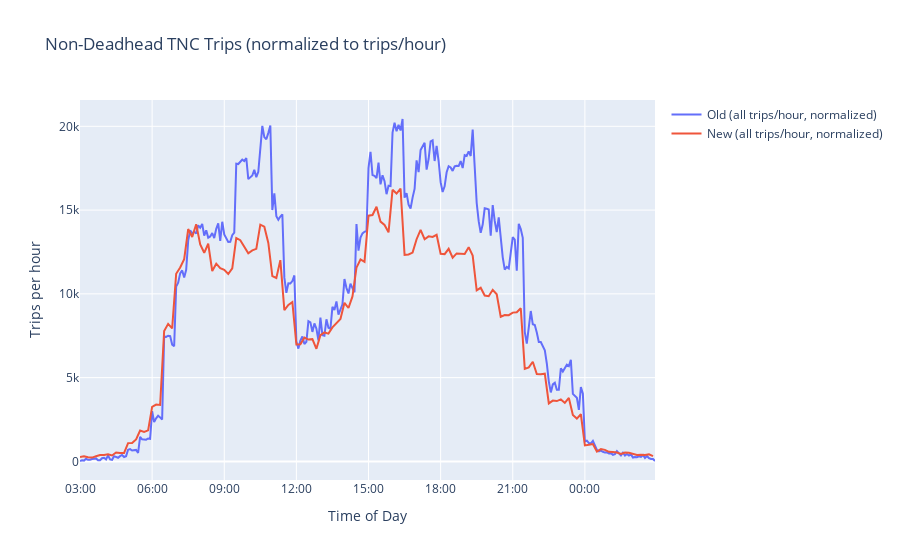

Here is the notebook cell this chart was saved with:
### Markdown cell above
### Non-deadhead trips made by the TNC vehicles

### Code cell
old_bins_all = old_df[old_df.occupancy > 0]["startPeriod"].dropna().astype(int)
new_bins_all = new_df[new_df.is_deadhead == False]["depart_bin"].dropna().astype(int)

old_counts_all = old_bins_all.value_counts().sort_index().reindex(
    pd.RangeIndex(0, old_bins_all.max() + 1), fill_value=0
)
new_counts_all = new_bins_all.value_counts().sort_index().reindex(
    pd.RangeIndex(0, new_bins_all.max() + 1), fill_value=0
)

# normalize to trips/hour
old_rate_all = old_counts_all * (60 / 5)    # 5-min bins : per hour
new_rate_all = new_counts_all * (60 / 10)   # 10-min bins : per hour

old_rate_time = start_time + pd.to_timedelta(old_rate_all.index * 5, unit="m")
new_rate_time = start_time + pd.to_timedelta(new_rate_all.index * 10, unit="m")

fig = go.Figure()
fig.add_trace(go.Scatter(x=old_rate_time, y=old_rate_all.values, mode="lines",
                         name="Old (all trips/hour, normalized)"))
fig.add_trace(go.Scatter(x=new_rate_time, y=new_rate_all.values, mode="lines",
                         name="New (all trips/hour, normalized)"))
fig.update_layout(
    title="Non-Deadhead TNC Trips (normalized to trips/hour)",
    xaxis_title="Time of Day",
    yaxis_title="Trips per hour",
    hovermode="x unified",
    xaxis=dict(tickformat="%H:%M")
)
fig.show()


# Systemwide totals (all trips)
print("Systemwide Non-deadhead TNC Vehicle Trips")
print(f"  Old total trips: {int(old_counts_all.sum()):,}")
print(f"  New total trips: {int(new_counts_all.sum()):,}")

### Figure 1 — Plotly figure (JSON) as saved in the notebook; plotly's stock layout.template omitted (floating-point values rounded to 4 significant figures; data arrays with more than 128 entries replaced by an {"elided": "..."} marker saying what was removed)
{"data": [{"mode": "lines", "name": "Old (all trips/hour, normalized)", "type": "scatter", "x": {"elided": "288 str values"}, "y": {"elided": "288 float values"}}, {"mode": "lines", "name": "New (all trips/hour, normalized)", "type": "scatter", "x": {"elided": "144 str values"}, "y": {"elided": "144 float values"}}], "layout": {"hovermode": "x unified", "title": {"text": "Non-Deadhead TNC Trips (normalized to trips/hour)"}, "xaxis": {"tickformat": "%H:%M", "title": {"text": "Time of Day"}}, "yaxis": {"title": {"text": "Trips per hour"}}}}
